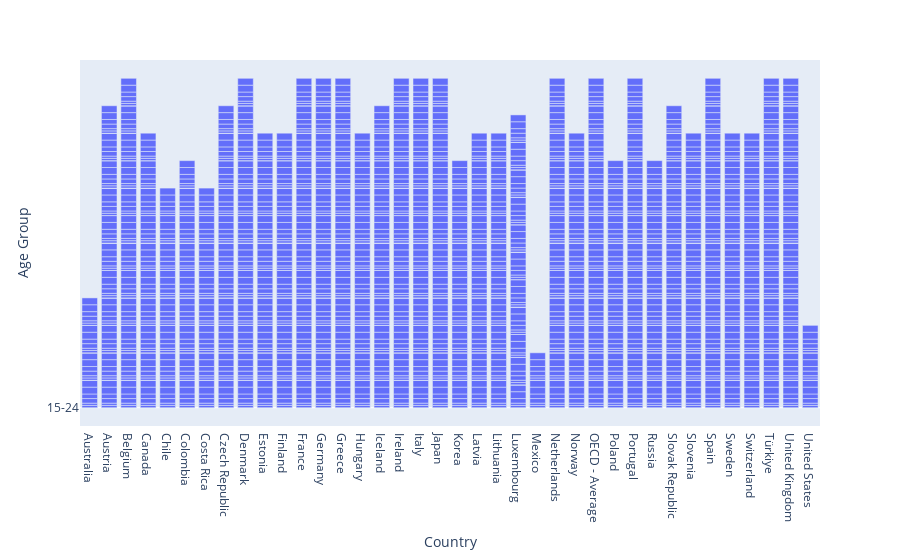

Here is the notebook cell this chart was saved with:
### Code cell
px.bar(data_date,x = "Country",y="Age Group")

### Figure 1 — Plotly figure (JSON) as saved in the notebook; plotly's stock layout.template omitted (floating-point values rounded to 4 significant figures; data arrays with more than 128 entries replaced by an {"elided": "..."} marker saying what was removed)
{"data": [{"alignmentgroup": "True", "hovertemplate": "Country=%{x}<br>Age Group=%{y}<extra></extra>", "legendgroup": "", "marker": {"color": "#636efa", "pattern": {"shape": ""}}, "name": "", "offsetgroup": "", "orientation": "v", "showlegend": false, "textposition": "auto", "type": "bar", "x": {"elided": "3070 str values"}, "xaxis": "x", "y": {"elided": "3070 str values"}, "yaxis": "y"}], "layout": {"barmode": "relative", "legend": {"tracegroupgap": 0}, "margin": {"t": 60}, "xaxis": {"anchor": "y", "domain": [0, 1], "title": {"text": "Country"}}, "yaxis": {"anchor": "x", "domain": [0, 1], "title": {"text": "Age Group"}}}}
